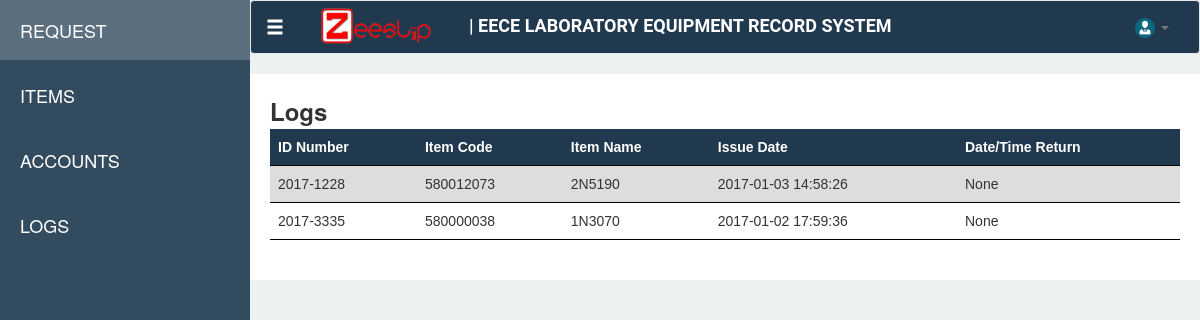
Before: /dashboard/logs with the older database file.
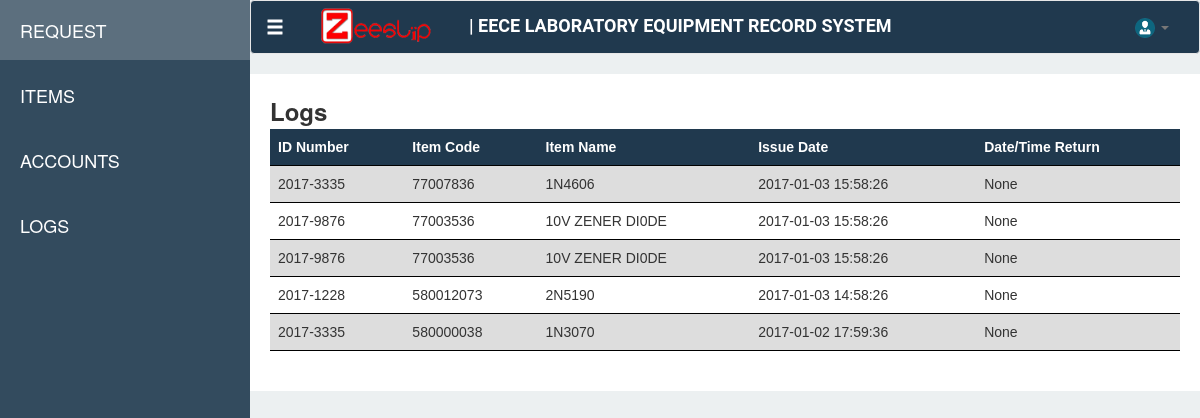
After: the same page with the newer database file.
### tables this page shows
CREATE TABLE "BorrowedItem" ("borrowedItemId" INTEGER PRIMARY KEY  AUTOINCREMENT  NOT NULL  UNIQUE , "itemId" INTEGER, "itemQuantity" INTEGER DEFAULT 0, "requestId" INTEGER, "issueDate" DATETIME, "returnDate" DATETIME);

CREATE TABLE "Request" ("requestId" INTEGER PRIMARY KEY  NOT NULL ,"idNumber" VARCHAR,"name" VARCHAR,"subject" VARCHAR,"requestDate" DATETIME DEFAULT (datetime(CURRENT_TIMESTAMP,'localtime')) );

CREATE TABLE "Item" ("itemId" INTEGER PRIMARY KEY  AUTOINCREMENT  NOT NULL  UNIQUE , "itemCode" VARCHAR UNIQUE , "itemName" VARCHAR, "itemDescription" VARCHAR, "itemQuantity" INTEGER DEFAULT 0);

### app.py (the view)
    @app.route('/dashboard/logs')
    def logs():
        con = sqlite3.connect("ZeeSlipv2.sqlite")
        con.row_factory = sqlite3.Row
        cur = con.cursor()
        cur.execute("SELECT Request.requestId, Request.idNumber, Request.name, Request.subject, Request.requestDate, itemId, itemCode, itemName, itemDescription, itemQuantity, issueDate, returnDate FROM (SELECT BorrowedItem.itemId,itemCode,itemName,itemDescription,BorrowedItem.itemQuantity,BorrowedItem.issueDate,BorrowedItem.returnDate,BorrowedItem.requestId as request FROM BorrowedItem,Item WHERE BorrowedItem.itemId = Item.itemId) LEFT JOIN Request ON request = Request.requestId WHERE issueDate IS NOT NULL ORDER BY issueDate DESC")
        rows = cur.fetchall()
        return render_template('modules/logs.html', logs = rows)

### templates/modules/logs.html
{% extends "dashboard.html" %}
{% block logs %}
<div class="request-page-def">
    <div class="row">
        <div class="col-md-2"><span class="request-text"> Logs </span></div>
    </div>
    <div class="row">
        <div class="col-md-12">
            <table>
                <thead>
                    <tr>
                        <th>ID Number</th>
                        <th>Item Code</th>
                        <th>Item Name</th>
                        <th>Issue Date</th>
                        <th>Date/Time Return</th>
                    </tr>
                </thead>
                <tbody>
                    {% for l in logs %}
                        <tr>
                            <td>{{ l[1] }}</td>
                            <td>{{ l[6] }}</td>
                            <td>{{ l[7] }}</td>
                            <td>{{ l[10] }}</td>
                            <td>{{ l[11] }}</td>
                        </tr>
                    {% endfor %}
                </tbody>
            </table>
        </div>
    </div>
    <br>
</div>
{% endblock %}

### templates/dashboard.html (shortened to what this page needs)
<!DOCTYPE html>
<html lang="en" xmlns="http://www.w3.org/1999/html">
<head>
    <link rel="stylesheet" href="../static/bootstrap-3.3.5/css/bootstrap.min.css">
    <link type="text/css" href="{{ url_for('static', filename='css/dash.css') }}" rel="stylesheet"/>
    <link type="text/css" href="{{ url_for('static', filename='css/plugin/hover.css') }}" rel="stylesheet"/>
    <link type="text/css" href="{{ url_for('static', filename='css/plugin/simple-sidebar.css') }}" rel="stylesheet">
    <link type="text/css" href="{{ url_for('static', filename='font-awesome-4.4.0/css/font-awesome.min.css') }}" rel="stylesheet">
    <link rel="stylesheet" type="text/css" href="https://cdn.datatables.net/v/dt/dt-1.10.13/datatables.min.css"/>
</head>
<body>
<div>
        <div id="wrapper">
        <div id="sidebar-wrapper">
            <ul class="sidebar-nav">
                <br>
                <li class="active sidebar-brand">
                   <a href="/dashboard/request">REQUEST</a>
                </li>
                <li class="sidebar-brand">
                    <a href="/dashboard/items">ITEMS</a>
                </li>
                <li class="sidebar-brand">
                    <a href="/dashboard/account">ACCOUNTS</a>
                </li>
                <li class="sidebar-brand">
                    <a href="/dashboard/logs">LOGS</a>
                </li>
            </ul>
        </div>
            <div id="header">
<nav class="navbar navbar-default nav1" style="color: #000000">
  <div class="container-fluid">
    <div class="navbar-header">
      <a class="navbar-brand glyphicon glyphicon-menu-hamburger" href="#menu-toggle" id="menu-toggle" style="color: #ffffff"></a>
      <ul class="nav navbar-nav">
        <img src="../static/img/zeeslip-banner.png" class="nav1-img">
      </ul>
      <div id="titleB" class="navbar-left nav1-text">
          | EECE LABORATORY EQUIPMENT RECORD SYSTEM
      </div>
    </div>
    <div class="collapse navbar-collapse" id="bs-example-navbar-collapse-1">
      <ul class="nav navbar-nav navbar-right">
        <li>
        <li class="dropdown">
          <a href="#" class="dropdown-toggle" data-toggle="dropdown" role="button" aria-haspopup="true" aria-expanded="false"><img src="../static/img/business-person-icon.png" height="20px" width="20px"> <span class="caret"></span></a>
        </li>
      </ul>
    </div>
  </div>
</nav>
</div>
         {% block logs %}
         {%endblock %}
</div>
</div>
</body>
</html>

### static/css/dash.css (style rules this page uses)
body { background-color: #ecf0f1; }
.nav1 { background-color: #20394e; color: #ffffff; }
.nav1-img { margin-left: 20px; margin-top: 5px; height: 40px; width: 120px; margin-right: 30px; }
.nav1-text { margin-top: 12px; font-weight: bold; color: #ffffff; font-size: 18px; font-family: Roboto; }
.request-page-def { padding: 20px; background-color: #ffffff; }
.request-text { font-size: 24px; font-weight: bold; }
table { font-family: arial, sans-serif; border-collapse: collapse; width: 100%; }
th { background-color: #20394e; color: white; }
td, th { border-bottom: 1px solid #000000; text-align: left; padding: 8px; }
tr:nth-child(odd) { background-color: #dddddd; }

Changed rows visible on the page:
now on this page (row edited): BorrowedItem: idNumber "2017-3335", itemCode "77007836", itemName "1N4606", issueDate "2017-01-03 15:58:26", l "None"
now on this page (row edited): BorrowedItem: idNumber "2017-9876", itemCode "77003536", itemName "10V ZENER DI0DE", issueDate "2017-01-03 15:58:26", l "None"
now on this page (row edited): BorrowedItem: idNumber "2017-9876", itemCode "77003536", itemName "10V ZENER DI0DE", issueDate "2017-01-03 15:58:26", l "None"
